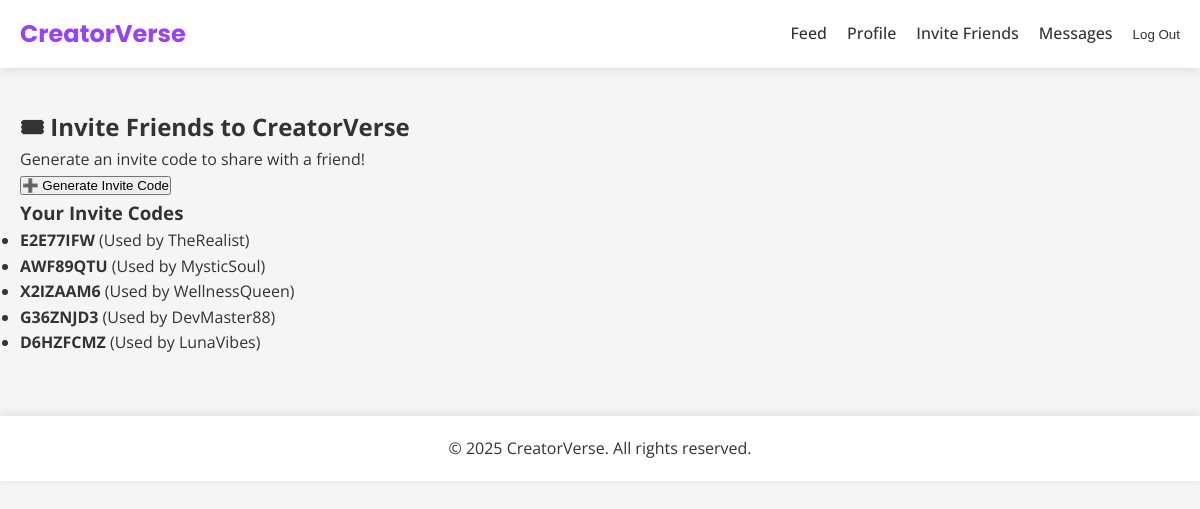
/users/invite/ (signed in), run on the app's committed database.
### users/models.py (models this page shows, shortened)
class InviteCode(models.Model):
    code = models.CharField(
        max_length=10,
        unique=True,
        default=generate_invite_code,
        help_text="Unique invite code"
    )
    created_by = models.ForeignKey(
        CustomUser,
        on_delete=models.CASCADE,
        related_name="generated_invites",
        help_text="User who created this invite"
    )
    used_by = models.OneToOneField(
        CustomUser,
        on_delete=models.SET_NULL,
        null=True,
        blank=True,
        related_name="invite_used",
        help_text="User who redeemed this invite"
    )
    created_at = models.DateTimeField(auto_now_add=True)
    used_at = models.DateTimeField(null=True, blank=True)
    class Meta:
        ordering = ['-created_at']
        verbose_name = "Invite Code"
        verbose_name_plural = "Invite Codes"

class CustomUser(AbstractUser):
    bio = models.TextField(blank=True, null=True, help_text="Tell others about yourself")
    profile_image = models.ImageField(
        upload_to="profile_pics/",
        blank=True,
        null=True,
        help_text="Upload a profile picture"
    )
    used_invite = models.BooleanField(
        default=False,
        help_text="Has this user used an invite code?"
    )
    following = models.ManyToManyField(
        'self',
        symmetrical=False,
        related_name='followers',
        blank=True,
        help_text="Users this user is following"
    )
    class Meta:
        verbose_name = "User"
        verbose_name_plural = "Users"

### users/views.py (the view)
# urls.py: path('invite/', views.invite_view, name='invite_friends'),
@login_required
def invite_view(request):
    invite_codes = InviteCode.objects.filter(created_by=request.user)
    return render(request, "users/invite.html", {"invite_codes": invite_codes})

### users/context_processors.py (called while the page is built)
def site_settings(request):
    from django.conf import settings
    return {
        'SITE_NAME': 'CreatorVerse',
        'SITE_URL': settings.SITE_URL,
    }

def unread_messages(request):
    if request.user.is_authenticated:
        from users.models import Message
        return {
            'unread_count': Message.objects.filter(
                receiver=request.user,
                is_read=False
            ).count()
        }
    return {}

### users/templates/users/invite.html (shortened to what this page needs)
{% extends "base.html" %}
{% block content %}
<h2>🎟 Invite Friends to CreatorVerse</h2>
<p>Generate an invite code to share with a friend!</p>
<form id="generate-invite-form">
    <button type="submit">➕ Generate Invite Code</button>
</form>
<h3>Your Invite Codes</h3>
<ul id="invite-code-list">
    {% for invite in invite_codes %}
        <li id="invite-{{ invite.id }}">
            <strong id="code-{{ invite.id }}">{{ invite.code }}</strong>
            {% if invite.used_by %} (Used by {{ invite.used_by.username }}) {% else %} (Unused) {% endif %}
        </li>
    {% empty %}
        <li>You haven't generated any invite codes yet.</li>
    {% endfor %}
</ul>
{% endblock %}

### static/css/styles.css (style rules this page uses)
* { margin: 0; padding: 0; box-sizing: border-box; }
body { font-family: "Open Sans", sans-serif; color: #333333; line-height: 1.6; background: #F5F5F5; }

### data on the page
InviteCode: code "E2E77IFW", used_by.username "TheRealist"
InviteCode: code "AWF89QTU", used_by.username "MysticSoul"
InviteCode: code "X2IZAAM6", used_by.username "WellnessQueen"
InviteCode: code "G36ZNJD3", used_by.username "DevMaster88"
InviteCode: code "D6HZFCMZ", used_by.username "LunaVibes"
